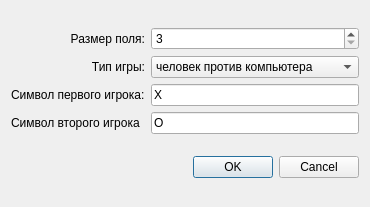
<?xml version="1.0" encoding="UTF-8"?>
<ui version="4.0">
 <class>Dialog</class>
 <widget class="QDialog" name="Dialog">
  <property name="geometry">
   <rect>
    <x>0</x>
    <y>0</y>
    <width>370</width>
    <height>207</height>
   </rect>
  </property>
  <property name="windowTitle">
   <string>Dialog</string>
  </property>
  <layout class="QGridLayout" name="gridLayout_2">
   <item row="0" column="0">
    <layout class="QGridLayout" name="gridLayout">
     <item row="3" column="0">
      <widget class="QLabel" name="label_4">
       <property name="text">
        <string>Символ второго игрока</string>
       </property>
      </widget>
     </item>
     <item row="2" column="1">
      <widget class="QLineEdit" name="lne_symb0">
       <property name="text">
        <string>X</string>
       </property>
       <property name="maxLength">
        <number>1</number>
       </property>
      </widget>
     </item>
     <item row="1" column="1">
      <widget class="QComboBox" name="cmb_game">
       <property name="currentIndex">
        <number>1</number>
       </property>
       <item>
        <property name="text">
         <string>человек против человека</string>
        </property>
       </item>
       <item>
        <property name="text">
         <string>человек против компьютера</string>
        </property>
       </item>
       <item>
        <property name="text">
         <string>компьютер против человека</string>
        </property>
       </item>
       <item>
        <property name="text">
         <string>компьютер против компьютера</string>
        </property>
       </item>
      </widget>
     </item>
     <item row="3" column="1">
      <widget class="QLineEdit" name="lne_symb1">
       <property name="text">
        <string>O</string>
       </property>
      </widget>
     </item>
     <item row="0" column="0">
      <widget class="QLabel" name="label">
       <property name="text">
        <string>Размер поля:</string>
       </property>
       <property name="alignment">
        <set>Qt::AlignRight|Qt::AlignTrailing|Qt::AlignVCenter</set>
       </property>
      </widget>
     </item>
     <item row="1" column="0">
      <widget class="QLabel" name="label_2">
       <property name="text">
        <string>Тип игры:</string>
       </property>
       <property name="alignment">
        <set>Qt::AlignRight|Qt::AlignTrailing|Qt::AlignVCenter</set>
       </property>
      </widget>
     </item>
     <item row="0" column="1">
      <widget class="QSpinBox" name="spn_field">
       <property name="minimum">
        <number>3</number>
       </property>
       <property name="maximum">
        <number>8</number>
       </property>
      </widget>
     </item>
     <item row="2" column="0">
      <widget class="QLabel" name="label_3">
       <property name="text">
        <string>Символ первого игрока:</string>
       </property>
      </widget>
     </item>
    </layout>
   </item>
   <item row="1" column="0">
    <widget class="QDialogButtonBox" name="btn_go">
     <property name="orientation">
      <enum>Qt::Horizontal</enum>
     </property>
     <property name="standardButtons">
      <set>QDialogButtonBox::Cancel|QDialogButtonBox::Ok</set>
     </property>
    </widget>
   </item>
  </layout>
 </widget>
 <resources/>
 <connections>
  <connection>
   <sender>btn_go</sender>
   <signal>accepted()</signal>
   <receiver>Dialog</receiver>
   <slot>accept()</slot>
   <hints>
    <hint type="sourcelabel">
     <x>248</x>
     <y>254</y>
    </hint>
    <hint type="destinationlabel">
     <x>157</x>
     <y>274</y>
    </hint>
   </hints>
  </connection>
  <connection>
   <sender>btn_go</sender>
   <signal>rejected()</signal>
   <receiver>Dialog</receiver>
   <slot>reject()</slot>
   <hints>
    <hint type="sourcelabel">
     <x>316</x>
     <y>260</y>
    </hint>
    <hint type="destinationlabel">
     <x>286</x>
     <y>274</y>
    </hint>
   </hints>
  </connection>
 </connections>
</ui>
